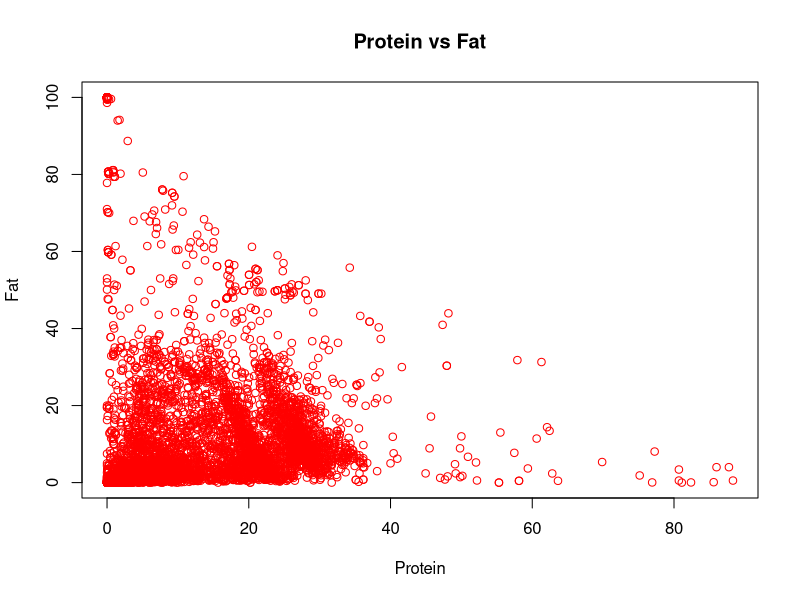
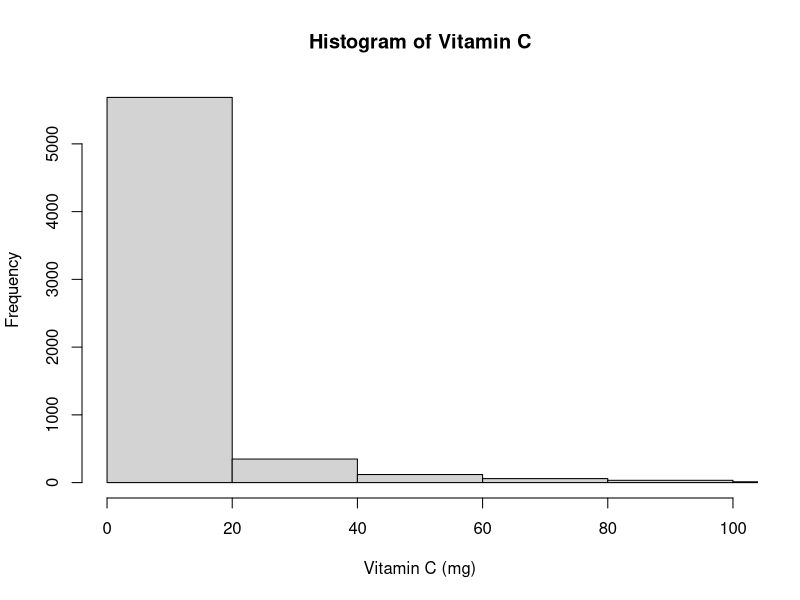

The R source for these figures, in order:
# 1. Read the csv files
USDA_Micronutrients = read.csv("USDA_Micronutrients.csv")
USDA_Macronutrients = read.csv("USDA_Macronutrients.csv")

# 2. Merge the data frames using the variable "ID". Name the Merged Data Frame "USDA"
USDA = merge(USDA_Macronutrients,USDA_Micronutrients,by="ID")

# 3. Prepare the dataset for analysis
str(USDA)
USDA$Sodium = gsub(",","",USDA$Sodium, fixed = TRUE)
USDA$Sodium = as.numeric(USDA$Sodium)
USDA$Potassium = gsub(",","",USDA$Potassium, fixed = TRUE)
USDA$Potassium = as.numeric(USDA$Potassium)

# 4. Remove records with missing values in 4 or more vectors
MissingVal = rowSums(is.na(USDA))
RemoveNdx = MissingVal>4
USDAcleaning = USDA[!RemoveNdx,]

# 5. How many records remain in the data frame?
str(USDAcleaning)

# 6. For records with missing values for Sugar, Vitamin E and Vitamin D, replace missing values with mean value for the respective variable
temp=mean(USDAcleaning$Sugar,na.rm=TRUE)
c=is.na(USDAcleaning$Sugar)
USDAcleaning$Sugar[c]=temp
temp=mean(USDAcleaning$VitaminE,na.rm=TRUE)
c=is.na(USDAcleaning$VitaminE)
USDAcleaning$VitaminE[c]=temp
temp=mean(USDAcleaning$VitaminD,na.rm=TRUE)
c=is.na(USDAcleaning$VitaminD)
USDAcleaning$VitaminD[c]=temp

# 7. With a single line of code, remove all remaining records with missing values. Name the new Data Frame "USDAclean"
USDAclean=USDAcleaning[complete.cases(USDAcleaning),]

# 8. How many records remain in the data frame?
str(USDAclean)

# 9. Which food has the highest sodium level?
which.max(USDAclean$Sodium)
USDAclean$Description[262]

# 10. Create a scatter plot using Protein and Fat, with a plot title, labeling both axes, and making the data points red
plot(USDAclean$Protein, USDAclean$TotalFat, xlab="Protein", ylab = "Fat", main = "Protein vs Fat", col = "red")
dev.copy(jpeg,'ProteinFat.jpeg')
dev.off()

# 11. Create a histogram of Vitamin C distribution in foods, with a limit of 0 to 100 on the x-axis and breaks of 100
hist(USDAclean$VitaminC, xlab = "Vitamin C (mg)", main = "Histogram of Vitamin C", xlim = c(0,100), breaks=100)
dev.copy(jpeg,'histogram.jpeg')
dev.off()

# 12. Add a variable to the data frame that takes value 1 if the food has higher sodium than average, 0 otherwise
USDAclean$HighSodium = as.numeric(USDAclean$Sodium > mean(USDAclean$Sodium, na.rm=TRUE))

# 13. Do the same for High Calories, High Protein, High Sugar, and High Fat
USDAclean$HighCals = as.numeric(USDAclean$Calories > mean(USDAclean$Calories, na.rm=TRUE))
USDAclean$HighSugar = as.numeric(USDAclean$Sugar > mean(USDAclean$Sugar, na.rm=TRUE))
USDAclean$HighProtein = as.numeric(USDAclean$Protein > mean(USDAclean$Protein, na.rm=TRUE))
USDAclean$HighFat = as.numeric(USDAclean$TotalFat > mean(USDAclean$TotalFat, na.rm=TRUE))

# 14. How many foods have both high sodium and high fat?
table(USDAclean$HighSodium, USDAclean$HighFat)

# 15. Calculate the average amount of iron, sorted by high and low protein
tapply(USDAclean$Iron, USDAclean$HighProtein, mean, na.rm=TRUE)


